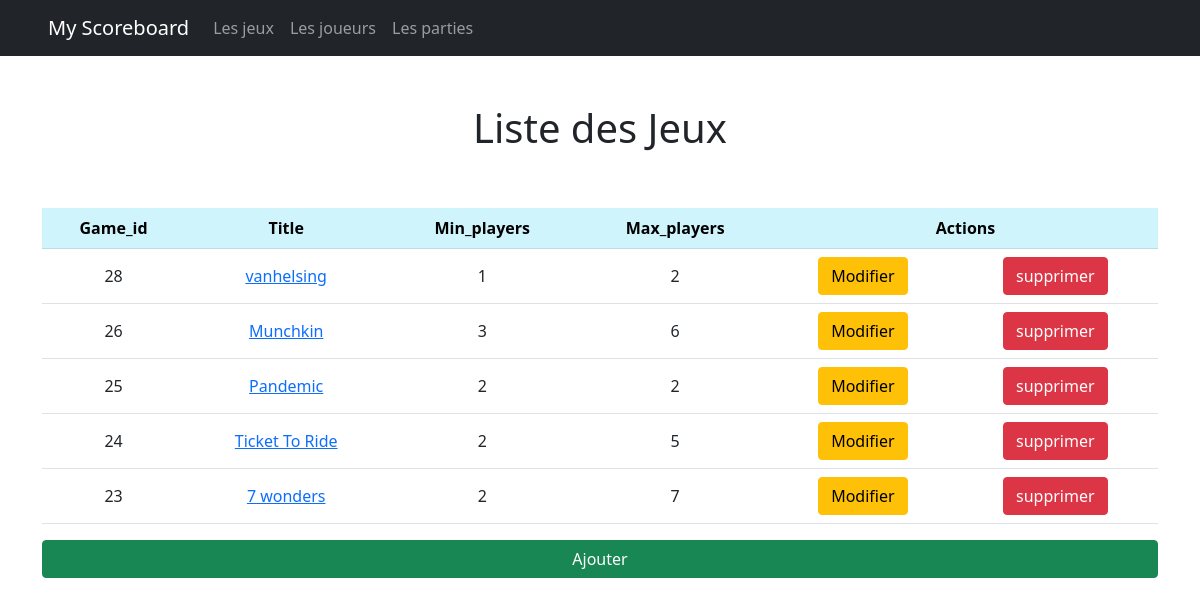
The page /jeux on the database its author committed.
### tables this page shows
CREATE TABLE `game` (
  `game_id` int(11) NOT NULL,
  `title` varchar(255) NOT NULL,
  `min_players` int(11) NOT NULL,
  `max_players` int(11) NOT NULL
);

### controller/jeuxController.controller.php (called while the page is built, shortened)
<?php
require "models/jeuManager.class.php";
class GamesController {
    private $_gameManager;
    public function __construct() {
        $this->_gameManager = new GameManager();
        $this->_gameManager->chargementGames();
    }
    public function afficherListeGames() {
        $games = $this->_gameManager->getGames();
        require "views/listeDesJeuxDispo.views.php";
    }
}

### models/jeuManager.class.php (called while the page is built, shortened)
<?php
require_once "model.class.php";
require_once "jeu.class.php";
class GameManager extends Model {
    private $games;
    public function ajouterGame($game){
        $this->games[] = $game;
    }
    public function getGames()
    {
        return $this->games;
    }
    public function chargementGames()
    {
        $req = $this->getBdd()->prepare('SELECT * FROM game ORDER bY game_id desc');
        $req->execute();
        $games = $req->fetchAll(PDO::FETCH_ASSOC);
    }
}

### models/jeu.class.php (called while the page is built, shortened)
<?php
class game {
    private $_game_id;
    private $_title;
    private $_min_players;
    private $_max_players;
    public function __construct($game_id,$title,$min_players,$max_players)
    {
        $this->_game_id = $game_id;
        $this->_title = $title;
        $this->_min_players = $min_players;
        $this->_max_players = $max_players;
    }
    public function getGameId() {
        return $this->_game_id;
    }
    public function getTitle() {
        return $this->_title;
    }
    public function getMin_players() {
        return $this->_min_players;
    }
    public function getMax_players() {
        return $this->_max_players;
    }
}

### models/model.class.php (called while the page is built, shortened)
<?php
abstract class Model {
    private static $pdo;
    public static function setBdd() {
        self::$pdo = New PDO('mysql:host=localhost;dbname=wf3_php_final_pamela;charset=utf8mb4','root','');
        self::$pdo->setAttribute(PDO::ATTR_ERRMODE, PDO::ERRMODE_WARNING);
    }
    public function getBdd() {
        return self::$pdo;
    }
}

### views/listeDesJeuxDispo.views.php (the view, shortened to what this page needs)
<h1 class= 'text-center py-5'>Liste des Jeux</h1>
<table class="table text-center">
    <tr class="table-info">
        <th> Game_id</th>
        <th>Title</th>
        <th>Min_players</th>
        <th>Max_players</th>
        <th colspan="2">Actions</th>
    </tr>
    <?php for($i=0; $i < count($games); $i++) : ?>
        <tr>
            <td class="align-middle">
              <?= $games[$i]->getGameId(); ?>
            </td>
            <td class="align-middle">
              <a href="<?= URL ?>jeux/l/<?= $games[$i]->getGameId(); ?>"><?= $games[$i]->getTitle(); ?></a>
            </td>
            <td class="align-middle"><?= $games[$i]->getMin_players(); ?></td>
            <td class="align-middle"><?= $games[$i]->getMax_players(); ?></td>
            <td class="align-middle">
              <a href="<?= URL ?>jeux/m/<?= $games[$i]->getGameId(); ?>" class="btn btn-warning">Modifier</a>
            </td>
            <td class="align-middle">
              <a href="<?= URL?>jeux/s/<?= $games[$i]->getGameId(); ?>"  onclick="return confirm('Voulez vous vraiment supprimer ce jeu ?')" class="btn btn-danger">supprimer</a>
            </td>
        </tr>
    <?php endfor ?>
</table>
<a href="<?= URL ?>jeux/a" class="btn btn-success d-block">Ajouter</a>
<?php
$content = ob_get_clean();
require "layout.php";

### index.php (shortened to what this page needs)
<?php
require_once "controller/jeuxController.controller.php";
$gameController = new gamesController();
try {
    if (empty($_GET['page'])) {
        require 'views/accueil.views.php';
    } else {
        $url = explode('/', filter_var($_GET['page']), FILTER_SANITIZE_URL);
        switch ($url[0]) {
            case "jeux" :
                if (empty($url[1])) {
                    $gameController->afficherListeGames();
                }  else if ($url[1] === "m") {
                    $gameController->modifierGame($url[2]);
                }
                break;
        }
    }
}
catch(Exception $e){
    $msg = $e->getMessage();
    require "views/error.views.php";
}

### layout.php (shortened to what this page needs)
<!DOCTYPE html>
<html lang="fr">
    <head>
        <link href="https://cdn.jsdelivr.net/npm/bootstrap@5.1.3/dist/css/bootstrap.min.css" rel="stylesheet">    </head>
<body>
    <header>
        <nav class="navbar navbar-expand-lg navbar-dark bg-dark px-5">
            <a class="navbar-brand" href="<?=URL?>">My Scoreboard</a>
        <div class="collapse navbar-collapse" id="navbarSupportedContent">
            <ul class="navbar-nav mr-auto">
                <li class="nav-item active">
                    <a class="nav-link" href="<?=URL?>jeux">Les jeux </a>
                </li>
                <li class="nav-item">
                    <a class="nav-link" href="<?=URL?>joueurs">Les joueurs</a>
                </li>
                <li class="nav-item">
                    <a class="nav-link" href="<?=URL?>matchs">Les parties</a>
                </li>
            </ul>
        </div>
        </nav>
    </header>
    <main>
        <div class='container'>
            <?= $content ?>
        </div>
    </main>
</body>
</html>

### rows shown on the page
game: game_id "28", title "vanhelsing", min_players "1", max_players "2"
game: game_id "26", title "Munchkin", min_players "3", max_players "6"
game: game_id "25", title "Pandemic", min_players "2", max_players "2"
game: game_id "24", title "Ticket To Ride", min_players "2", max_players "5"
game: game_id "23", title "7 wonders", min_players "2", max_players "7"
